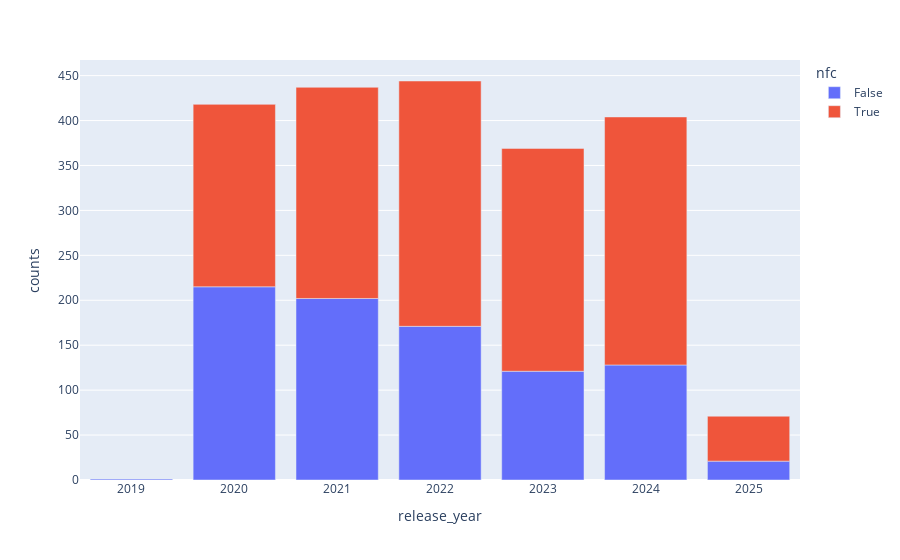

Here is the notebook cell this chart was saved with:
### Markdown cell above
Apple recieves the most amount of views on average.

### Code cell
pdf = df.groupby(['release_year', 'nfc']).size().reset_index(name="counts")
px.bar(pdf, x='release_year', y='counts', color='nfc')

### Figure 1 — Plotly figure (JSON) as saved in the notebook; plotly's stock layout.template omitted (floating-point values rounded to 4 significant figures)
{"data": [{"hovertemplate": "nfc=False<br>release_year=%{x}<br>counts=%{y}<extra></extra>", "legendgroup": "False", "marker": {"color": "#636efa", "pattern": {"shape": ""}}, "name": "False", "orientation": "v", "showlegend": true, "textposition": "auto", "type": "bar", "x": [2019.0, 2020.0, 2021.0, 2022.0, 2023.0, 2024.0, 2025.0], "xaxis": "x", "y": [1, 215, 202, 171, 121, 128, 21], "yaxis": "y"}, {"hovertemplate": "nfc=True<br>release_year=%{x}<br>counts=%{y}<extra></extra>", "legendgroup": "True", "marker": {"color": "#EF553B", "pattern": {"shape": ""}}, "name": "True", "orientation": "v", "showlegend": true, "textposition": "auto", "type": "bar", "x": [2020.0, 2021.0, 2022.0, 2023.0, 2024.0, 2025.0], "xaxis": "x", "y": [203, 235, 273, 248, 276, 50], "yaxis": "y"}], "layout": {"barmode": "relative", "legend": {"title": {"text": "nfc"}, "tracegroupgap": 0}, "margin": {"t": 60}, "xaxis": {"anchor": "y", "domain": [0, 1], "title": {"text": "release_year"}}, "yaxis": {"anchor": "x", "domain": [0, 1], "title": {"text": "counts"}}}}
